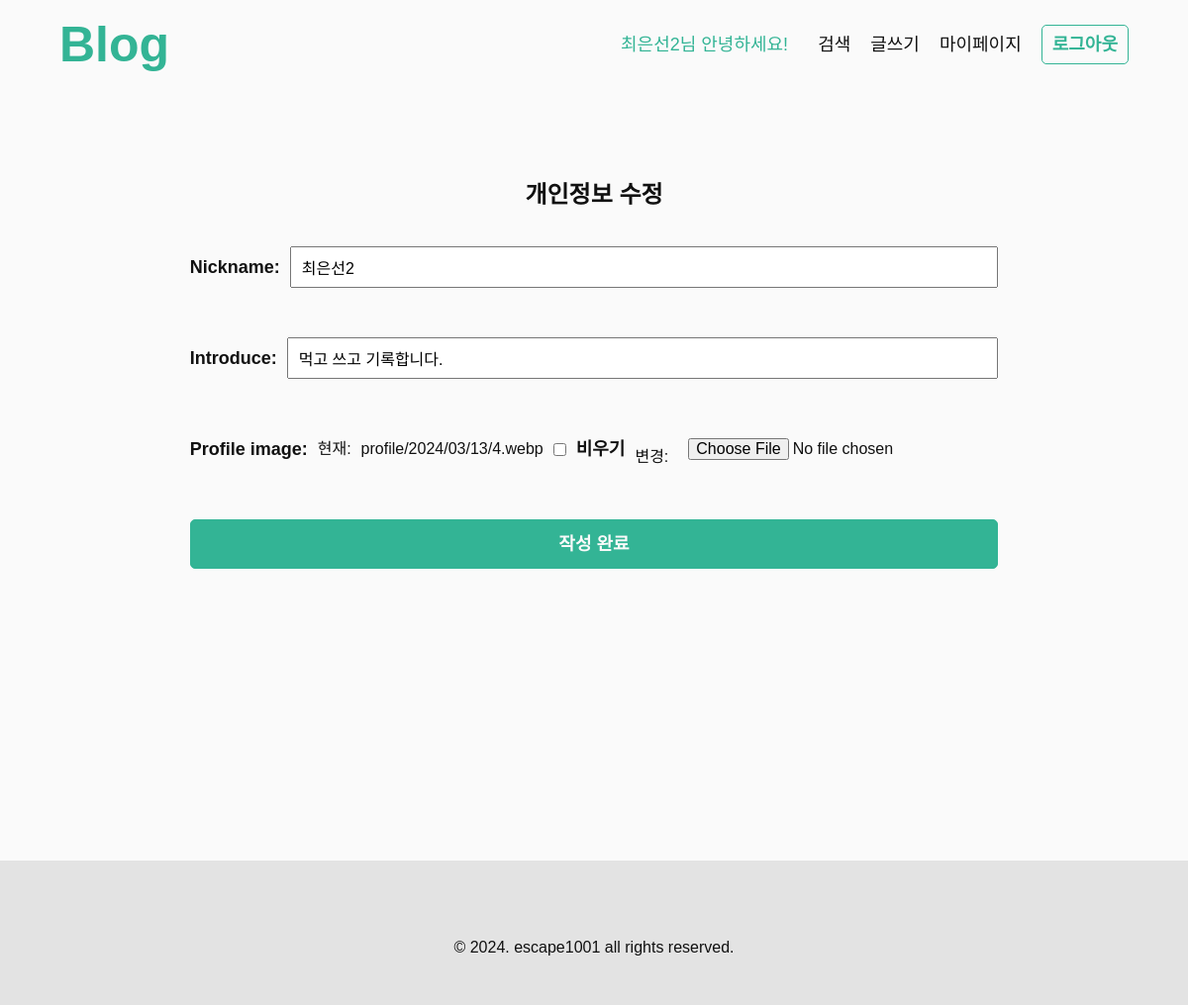
The page /accounts/update/profile (signed in) on the database as committed earlier.
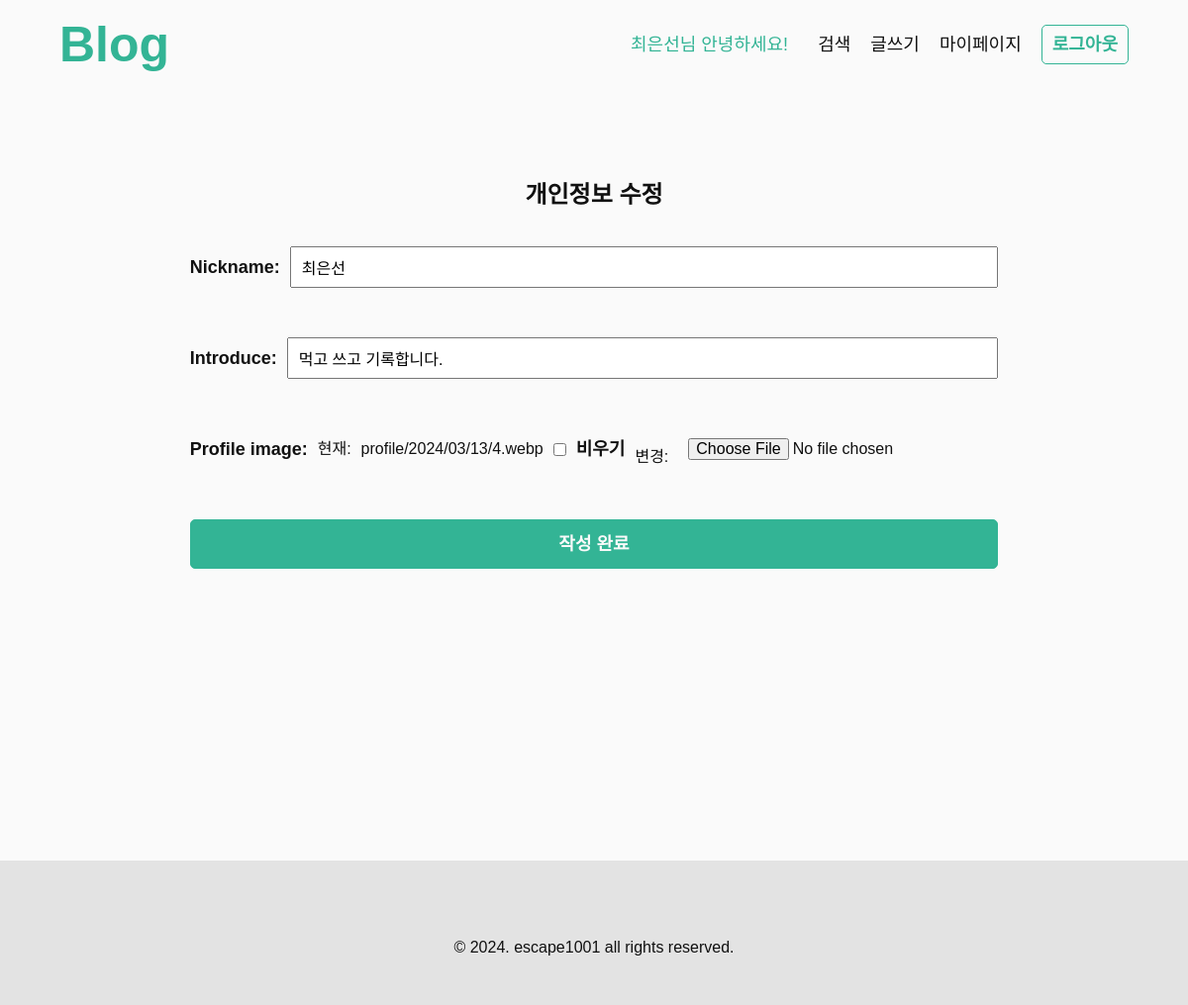
The same page on the database as committed later.
### accounts/models.py (models this page shows, shortened)
class Profile(models.Model):
    user = models.ForeignKey(
        User, on_delete=models.CASCADE
    )
    nickname = models.CharField(max_length=10)
    introduce = models.CharField(max_length=150)
    profile_image = models.ImageField(
        upload_to="profile/%Y/%m/%d/", blank=True
    )

### accounts/views.py (the view)
class UpdateProfile(LoginRequiredMixin, UpdateView):
    model = Profile
    fields = ["nickname", "introduce", "profile_image"]
    template_name = 'accounts/change_form.html'
    success_url = settings.LOGIN_REDIRECT_URL
    def get_object(self):
        return get_object_or_404(Profile, user=self.request.user)

### accounts/context_processors.py (called while the page is built)
def profile_info(request):
    profile = None
    if request.user.is_authenticated:
        try:
            profile = Profile.objects.get(user=request.user)
        except Profile.DoesNotExist:
            pass
    return {'profile': profile}

### templates/accounts/change_form.html (shortened to what this page needs)
{% extends "base/base.html" %}
{% block content %}
<main class="accounts-form-wrapper center-content">
    <h2 class="section-title">개인정보 수정</h2>
    <form method="POST" enctype="multipart/form-data">
        {{form.as_p}}
        <p class="btn-area">
            <button class="default-btn reverse">작성 완료</button>
        </p>
    </form>
</main>
{% endblock %}

### templates/base/header.html (shortened to what this page needs)
<header>
    <h1>
        <a href="{% url "main" %}">Blog</a>
    </h1>
    <ul>
        {% if request.user.is_authenticated %}
        <li class="hello">
            <a href="{% url "userhome" user.username %}">{{profile.nickname}}님 안녕하세요!</a>
        </li>
        <li>
            <a href="{% url "post_list" %}">검색</a>
        </li>
        <li>
            <a href="{% url "post_create" %}">글쓰기</a>
        </li>
        <li>
            <a href="{% url "mypage" %}">마이페이지</a>
        </li>
        <li>
            <form action="{% url "logout" %}" method="POST">
                <button class="default-btn">로그아웃</button>
            </form>
        </li>
        {% endif %}
    </ul>
</header>

Rows that differ between the two databases and show on the page:
changed Profile "먹고 쓰고 기록합니다.": nickname "최은선2" → "최은선"
